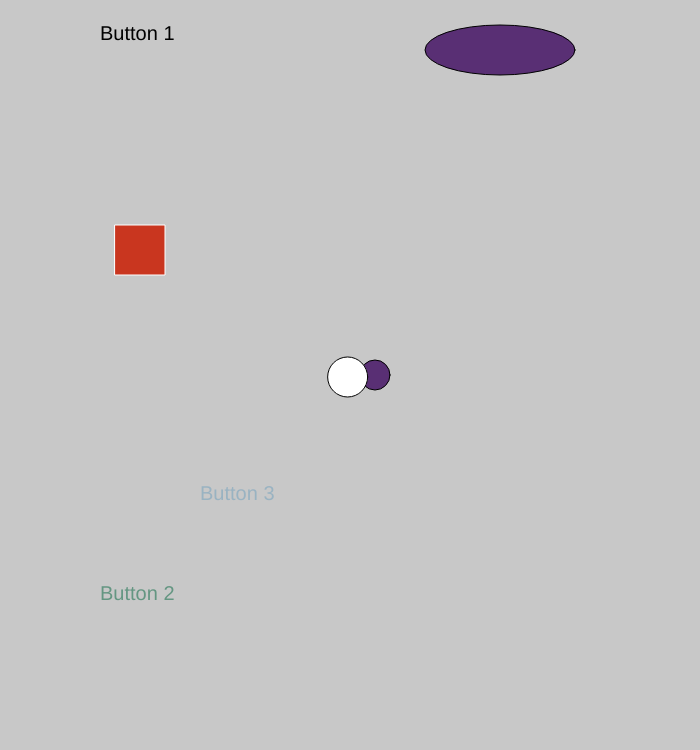
Frame 1 (no input)
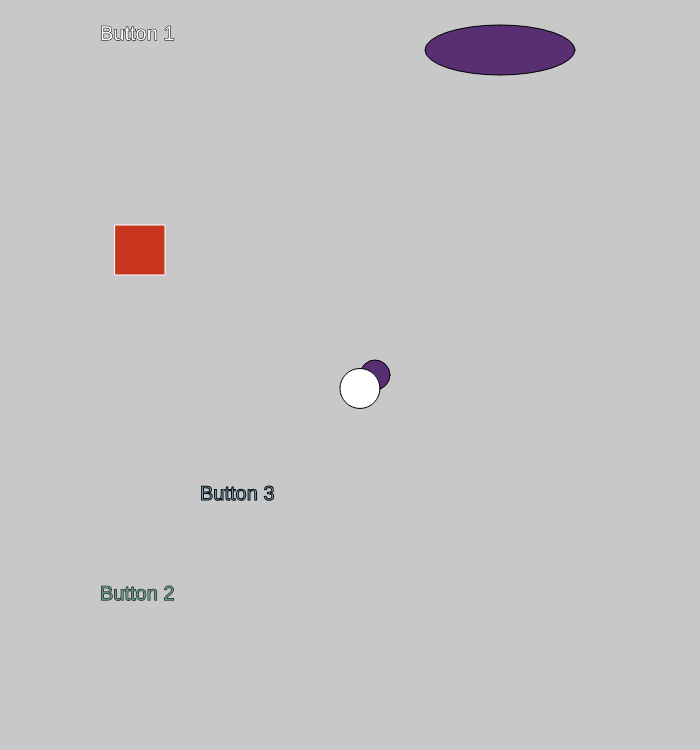
Frame 60 (no input)
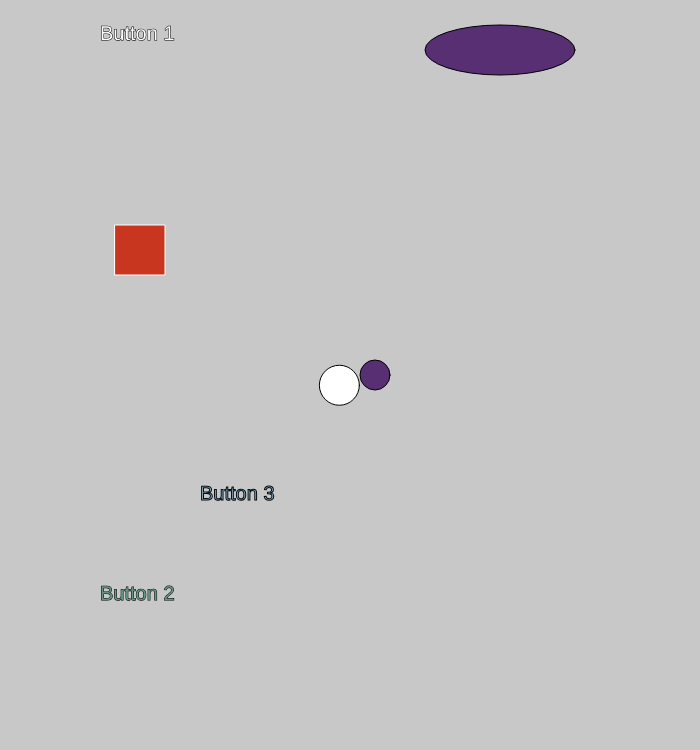
Frame 120 (the mouse pressed at the canvas centre since frame 60)

The p5.js sketch that drew these frames (run headless with seeded random() and noise() and a simulated clock; from frame 60 on, the mouse is pressed at the canvas centre):

// p5.js sketch
// ── sketch.js
var a = 500;
var b = 50;
var c= 150;
var d = 50;
var speed =4;
var diameter = 40;
var x, y;
var circleX, circleY; 
var rectX, rectY; 
var circleSize = 30;  
var rectSize = 50;     
var rectColor, circleColor, baseColor;
var currentColor;
var rectHighlight, circleHighlight;
var circleOver = false;
var rectOver = false;

function setup(){
createCanvas(700, 750);
 x= width/2;
  y= height/2;
  rectColor = color('#C9361F');
  rectHighlight = color('#56C91F');
  circleColor = color('#592F74');
  circleHighlight = color('#EDD60E');
  baseColor = color(102);
  currentColor = baseColor;
  circleX = width/2+circleSize/2+10;
  circleY = height/2;
  rectX = width/4-rectSize-10;
  rectY = height/3-rectSize/2;
  ellipseMode(CENTER);
}

function draw(){
update(mouseX, mouseY);
background(200);
textSize(20);
text("Button 1", 100, 40); 
fill(100, 150, 130);
text("Button 2", 100, 600);
fill(0, 110, 175, 60);
text("Button 3", 200, 500);
if (rectOver) {
    fill(rectHighlight);
  } else {
    fill(rectColor);
  }
  stroke(300);
  rect(rectX, rectY, rectSize, rectSize);
  
  if (circleOver) {
    fill(circleHighlight);
  } else {
    fill(circleColor);
  }
  stroke(0);
  ellipse(circleX, circleY, circleSize, circleSize);

stroke(0);

ellipse(a,b,c,d);
 fill(255);
 if(mouseIsPressed){
  if(mouseX>a && mouseX <a+b && mouseY>b && mouseY <b+d){
   fill(0);
  }
 } 

var r = floor(random(5));
  x+= random(-speed, speed);
  y+= random(-speed, speed);
  x = constrain(x, 0, width);
  y = constrain(y,0,height);
  switch (r) {
    case 0:
      fill('#94E8GF');
      break;
    case 1:
      fill('#63GGFH');
      break;
    case 2:
      fill('#4DF8A3');
      break;
  }
  
  ellipse(x,y,diameter, diameter);
}

function update( x,  y) {
  if ( overCircle(circleX, circleY, circleSize) ) {
    circleOver = true;
    rectOver = false;
  } else if ( overRect(rectX, rectY, rectSize, rectSize) ) {
    rectOver = true;
    circleOver = false;
  } else {
    circleOver = rectOver = false;
  }
}

function overRect( x,  y,  width,  height)  {
  if (mouseX >= x && mouseX <= x+width && 
      mouseY >= y && mouseY <= y+height) {
    return true;
  } else {
    return false;
  }
}

function overCircle( x,  y,  diameter) {
  var disX = x - mouseX;
  var disY = y - mouseY;
  if (sqrt(sq(disX) + sq(disY)) < diameter/2 ) {
    return true;
  } else {
    return false;
  }
}
